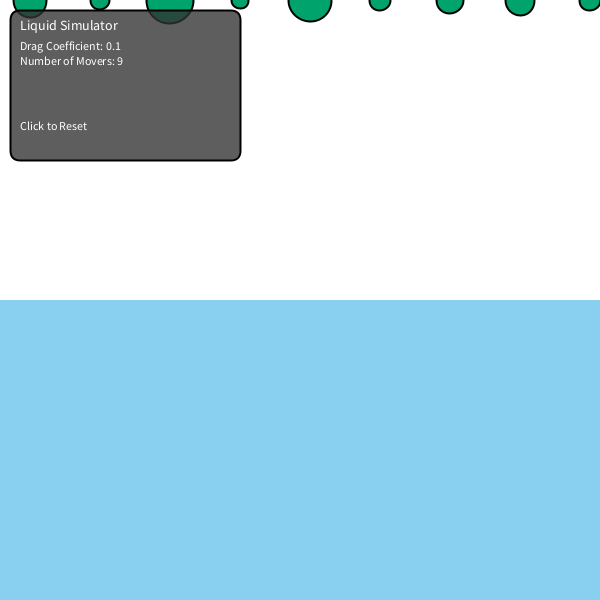
Frame 1 (no input)
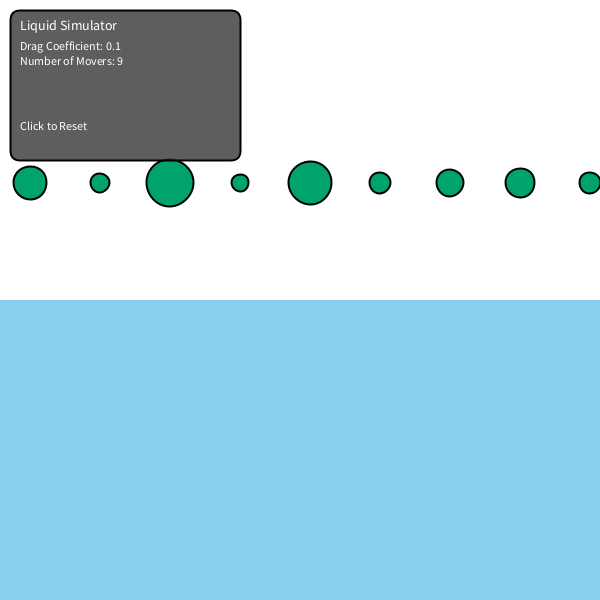
Frame 60 (the mouse pressed at the canvas centre just before this capture)
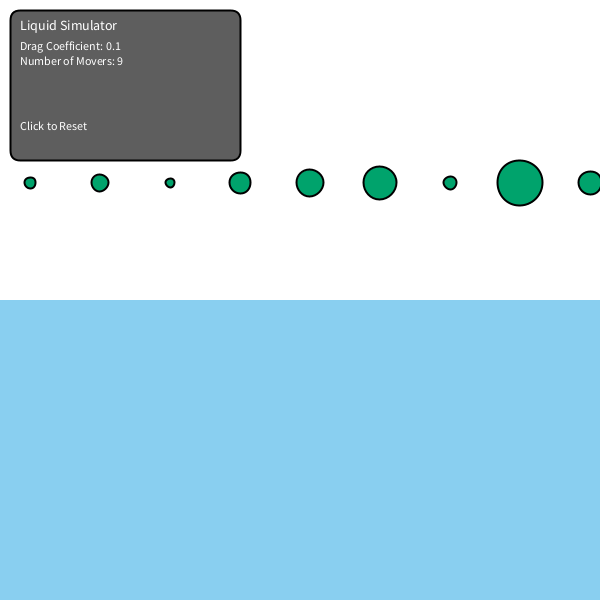
Frame 120 (the mouse held since frame 60 and released just before this capture)

The Processing sketch that drew these frames (run headless with seeded random() and noise(); from frame 60 on, the mouse is pressed at the canvas centre):

// Processing sketch: DragForce
// ── DragForce.pde
Mover[] movers = new Mover[9]; 
Liquid liquid;
float dragCoefficient = 0.1; 

void setup() {
  size(600, 600);
  reset();
  liquid = new Liquid(0, height/2, width, height/2, dragCoefficient, 137, 207, 240);
}

void draw() {
  background(255);
  
  liquid.display();

  for (int i = 0; i < movers.length; i++) {
    if (liquid.contains(movers[i])) {
      PVector dragForce = liquid.drag(movers[i]);
      movers[i].applyForce(dragForce);
    }

    PVector gravity = new PVector(0, 0.1 * movers[i].mass);
    movers[i].applyForce(gravity);
    movers[i].update();
    movers[i].display();
    movers[i].checkEdges();
  }
  drawHUD();
  fill(0);
}

// ── Liquid.pde
// Liquid class 
class Liquid {

  // Liquid is a rectangle
  float x, y, w, h;
  // Coefficient of drag
  float c;
  int[] fillColor;

  Liquid(float x_, float y_, float w_, float h_, float c_, int rC, int gC, int bC) {
    x = x_;
    y = y_;
    w = w_;
    h = h_;
    c = c_;
    fillColor = new int[]{rC, gC, bC};
  }

  // Is the Mover in the Liquid?
  boolean contains(Mover m) {
    PVector l = m.position;
    return l.x > x && l.x < x + w && l.y > y && l.y < y + h;
  }

  // Calculate drag force
  PVector drag(Mover m) {
    // Magnitude is coefficient * speed squared
    float speed = m.velocity.mag();
    float dragMagnitude = c * speed * speed;

    // Direction is inverse of velocity
    PVector dragForce = m.velocity.get();
    dragForce.mult(-1);

    // Scale according to magnitude
    dragForce.normalize();
    dragForce.mult(dragMagnitude);
    return dragForce;
  }

  void display() {
    noStroke();
    fill(fillColor[0], fillColor[1], fillColor[2]);
    rect(x, y, w, h);
  }
}

// ── Mover.pde
class Mover {

  // position, velocity, and acceleration 
  PVector position;
  PVector velocity;
  PVector acceleration;

  // Mass is tied to size
  float mass;
  float bounce = 1.0;
  int[] fillColor;

  Mover(float m, float x, float y, int rC, int gC, int bC) {
    mass = m;
    position = new PVector(x-10, y);
    velocity = new PVector(0, 0);
    acceleration = new PVector(0, 0);
    fillColor = new int[]{rC, gC, bC};
  }

  // Newton's 2nd law: F = M * A
  // or A = F / M
  void applyForce(PVector force) {
    // Divide by mass 
    PVector f = PVector.div(force, mass);
    // Accumulate all forces in acceleration
    acceleration.add(f);
  }

  void update() {

    // Velocity changes according to acceleration
    velocity.add(acceleration);
    // position changes by velocity
    position.add(velocity);
    // We must clear acceleration each frame
    acceleration.mult(0);
  }

  // Draw Mover
  void display() {
    stroke(0);
    strokeWeight(2);
    fill(fillColor[0], fillColor[1], fillColor[2]);
    ellipse(position.x, position.y, mass*16, mass*16);
  }

  // Bounce off bottom of window
  void checkEdges() {
    if (position.y > height) {
      velocity.y *= -0.9;  // A little dampening when hitting the bottom
      position.y = height;
    }
  }
}

// ── drawHUD.pde
void drawHUD() {
  fill(50, 50, 50, 200);
  rect(10, 10, 230, 150, 10);

  fill(255);
  textSize(14);
  text("Liquid Simulator", 20, 30);

  textSize(12);
  text("Drag Coefficient: " + dragCoefficient, 20, 50);
  text("Number of Movers: " + movers.length, 20, 65);

  text("Click to Reset", 20, 130);
}

// ── mousePressed.pde
void mousePressed() {
  reset();
}

// ── reset.pde
void reset() {
  for (int i = 0; i < movers.length; i++) {
    movers[i] = new Mover(random(0.5, 3), 40 + i * 70, 0, 0, 163, 108);
  }
}
